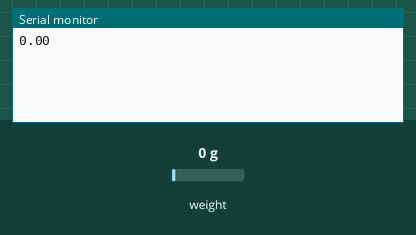
This sketch was run on a simulated Arduino Uno, built with avr-gcc and run on an emulated ATmega328P. Parts: the last lines printed to the serial monitor. Inputs (shaded band) come from the test bench; at power-on: weight on the scale 0 g.

Above: at 1.2 s.
1.3 s: weight on the scale set to 100 g
At 2.4 s:
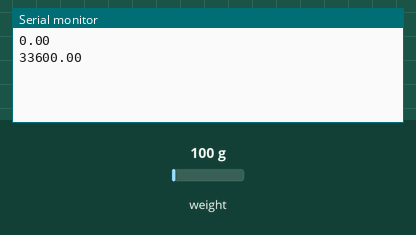
2.8 s: weight on the scale set to 1250 g
At 3.8 s:
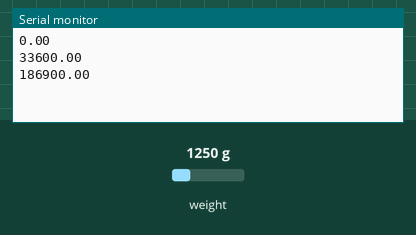
Timing chart, 0 to 5.8 s (numbered marks = the images above; inputs shaded):
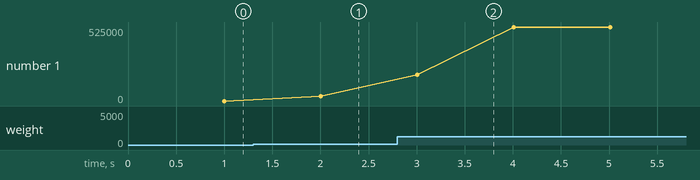

Measured:
- after the input at 1.3 s, the serial monitor: prints a new line after 0.70 s (image 1)
- after the input at 2.8 s, the serial monitor: prints a new line after 0.21 s (image 2)
- plotted number 1: 0 → 33600 after the input at 1.3 s, 33600 → 525000 after the input at 2.8 s

The sketch:

Weight.ino
```cpp
#include <HX711.h>

HX711 hx(6, 7);//定义 sck、dout 接脚

void setup() {
  Serial.begin(9600);
}

void loop()
{
  double sum = 0;
  for (int i = 0; i < 10; i++)
    sum += hx.read();
  Serial.println(sum/10);
}
```
